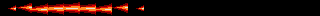

Rendered tile map (Tiled .tmx) drawn with the repository's tilesets; below, a short description and the full map source, tile grids included:
An orthogonal 20x1 tile map with 16x16 px tiles, 1 tile layer (Tile Layer 1).

<map version="1.10" tiledversion="1.10.2" orientation="orthogonal" renderorder="right-down" width="20" height="1" tilewidth="16" tileheight="16" infinite="0" nextlayerid="2" nextobjectid="1">
 <tileset firstgid="1" source="Tileset.tsx" />
 <layer id="1" name="Tile Layer 1" width="20" height="1">
  <data encoding="csv">
94,114,134,154,174,154,134,114,94,1,1,1,1,1,1,1,1,1,1,1
</data>
 </layer>
</map>
